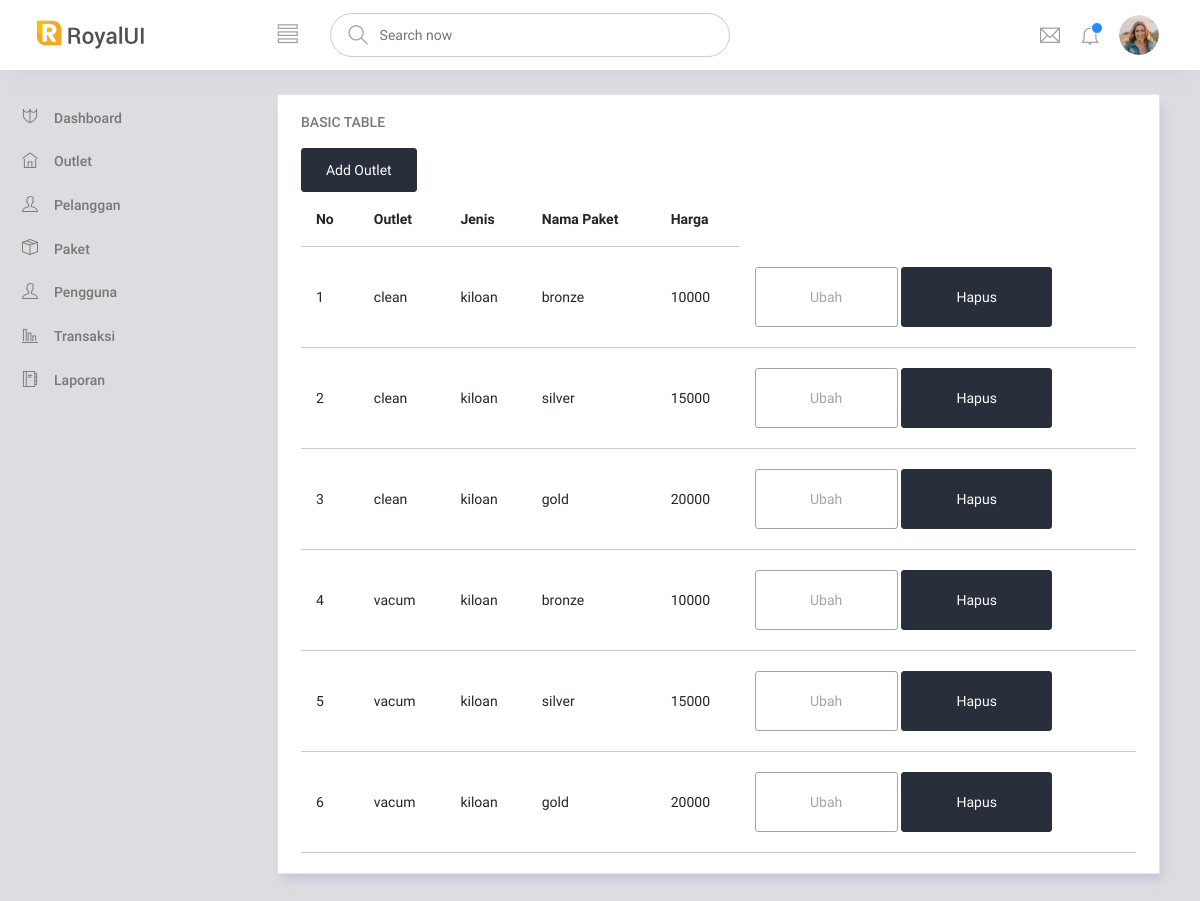
The app's page /admin/pages/paket/paket.php with its own data.
### tables this page shows
CREATE TABLE `tb_paket` (
  `id` int(11) NOT NULL,
  `id_outlet` int(11) NOT NULL,
  `jenis` enum('kiloan','selimut','bed_cover','kaos','lain') NOT NULL,
  `nama_paket` varchar(100) NOT NULL,
  `harga` int(11) NOT NULL
);

CREATE TABLE `tb_outlet` (
  `id` int(11) NOT NULL,
  `nama` varchar(100) NOT NULL,
  `alamat` text NOT NULL,
  `tlp` varchar(15) NOT NULL
);

### admin/pages/paket/paket.php (the view, shortened to what this page needs)
<!DOCTYPE html>
<html lang="en">
<head>
  <link rel="stylesheet" href="../../vendors/ti-icons/css/themify-icons.css">
  <link rel="stylesheet" href="../../vendors/base/vendor.bundle.base.css">
  <link rel="stylesheet" href="../../css/style.css">
</head>
<body>
  <div class="container-scroller">
    <nav class="navbar col-lg-12 col-12 p-0 fixed-top d-flex flex-row">
      <div class="text-center navbar-brand-wrapper d-flex align-items-center justify-content-center">
        <a class="navbar-brand brand-logo me-5" href="../../index.html"><img src="../../images/logo.svg" class="me-2" alt="logo"/></a>
      </div>
      <div class="navbar-menu-wrapper d-flex align-items-center justify-content-end">
        <button class="navbar-toggler navbar-toggler align-self-center" type="button" data-toggle="minimize">
          <span class="ti-view-list"></span>
        </button>
        <ul class="navbar-nav mr-lg-2">
          <li class="nav-item nav-search d-none d-lg-block">
            <div class="input-group">
              <div class="input-group-prepend hover-cursor" id="navbar-search-icon">
                <span class="input-group-text" id="search">
                  <i class="ti-search"></i>
                </span>
              </div>
              <input type="text" class="form-control" id="navbar-search-input" placeholder="Search now" aria-label="search" aria-describedby="search">
            </div>
          </li>
        </ul>
        <ul class="navbar-nav navbar-nav-right">
          <li class="nav-item dropdown me-1">
            <a class="nav-link count-indicator dropdown-toggle d-flex justify-content-center align-items-center" id="messageDropdown" href="#" data-bs-toggle="dropdown">
              <i class="ti-email mx-0"></i>
            </a>
          </li>
          <li class="nav-item dropdown">
            <a class="nav-link count-indicator dropdown-toggle" id="notificationDropdown" href="#" data-bs-toggle="dropdown">
              <i class="ti-bell mx-0"></i>
              <span class="count"></span>
            </a>
          </li>
          <li class="nav-item nav-profile dropdown">
            <a class="nav-link dropdown-toggle" href="#" data-bs-toggle="dropdown" id="profileDropdown">
              <img src="../../images/faces/face28.jpg" alt="profile"/>
            </a>
          </li>
        </ul>
      </div>
    </nav>
    <div class="container-fluid page-body-wrapper">
      <nav class="sidebar sidebar-offcanvas" id="sidebar">
        <ul class="nav">
          <li class="nav-item">
            <a class="nav-link" href="../../nav.php">
              <i class="ti-shield menu-icon"></i>
              <span class="menu-title">Dashboard</span>
            </a>
          </li>
          <li class="nav-item">
            <a class="nav-link" href="../outlet/outlet.php">
            <i class="ti-home menu-icon"></i>
              <span class="menu-title">Outlet</span>
            </a>
          </li>
          <li class="nav-item">
            <a class="nav-link" href="../pelanggan/pelanggan.php">
            <i class="ti-user menu-icon"></i>
              <span class="menu-title">Pelanggan</span>
            </a>
          </li>
          <li class="nav-item">
          <a class="nav-link" href="./paket.php">
              <i class="ti-package menu-icon"></i>
              <span class="menu-title">Paket</span>
            </a>
          </li>
          <li class="nav-item">
            <a class="nav-link" href="../pengguna/pengguna.php">
              <i class="ti-user menu-icon"></i>
              <span class="menu-title">Pengguna</span>
            </a>
          </li>
          <li class="nav-item">
          <a class="nav-link" href="../transaksi/transaksi.php">
              <i class="ti-bar-chart-alt menu-icon"></i>
              <span class="menu-title">Transaksi</span>
            </a>
          </li>
          <li class="nav-item">
            <a class="nav-link" href="../laporan/laporan.php">
              <i class="ti-agenda menu-icon"></i>
              <span class="menu-title">Laporan</span>
            </a>
          </li>
        </ul>
      </nav>
      <div class="main-panel">
        <div class="content-wrapper">
          <div class="row">
            <div class="col-lg-12 grid-margin stretch-card">
              <div class="card">
                <div class="card-body">
                  <h4 class="card-title">Basic Table</h4>
                  <button type="button" class="btn btn-dark" onclick="location.href='./addPaket.php'">Add Outlet</button>
                  <div class="table-responsive">
                    <table class="table">
                      <thead>
                        <tr>
                          <th>No</th>
                          <th>Outlet</th>
                          <th>Jenis</th>
                          <th>Nama Paket</th>
                          <th>Harga</tsh>
                        </tr>
                      </thead>
                      <tbody>
                      <?php
                include "../../../helper/connection.php";
                $qry_paket=mysqli_query($conn,"select tb_paket.*, tb_outlet.id, tb_outlet.nama as nama_outlet from tb_paket, tb_outlet where tb_paket.id_outlet = tb_outlet.id");
                $no=0;
                while($data_paket=mysqli_fetch_array($qry_paket)){
            $no++;?>
                    <tr>
                        <td><?=$no?></td>
                        <td><?=$data_paket['nama_outlet']?></td>
                        <td><?=$data_paket['jenis']?></td>
                        <td><?=$data_paket['nama_paket']?></td>
                        <td><?=$data_paket['harga']?></td>
                        <td><a href='./ubahOutlet.php?id=<?=$data_outlet['id']?>' type="button" class="btn btn-outline-secondary btn-lg btn-block">Ubah</a>
                        <a href='./proces/hapus.php?id=<?=$data_outlet['id']?>'onclick="return confirm('Apakah anda yakin menghapus data ini?')" type="button" class="btn btn-dark btn-lg btn-block">Hapus</a>
                        </td>
                    </tr>
                <?php
            }
        ?>
                      </tbody>
                    </table>
                  </div>
                </div>
              </div>
            </div>
</body>
</html>

### records on screen
tb_paket: id_outlet.nama "clean", jenis "kiloan", nama_paket "bronze", harga "10000"
tb_paket: id_outlet.nama "clean", jenis "kiloan", nama_paket "silver", harga "15000"
tb_paket: id_outlet.nama "clean", jenis "kiloan", nama_paket "gold", harga "20000"
tb_paket: id_outlet.nama "vacum", jenis "kiloan", nama_paket "bronze", harga "10000"
tb_paket: id_outlet.nama "vacum", jenis "kiloan", nama_paket "silver", harga "15000"
tb_paket: id_outlet.nama "vacum", jenis "kiloan", nama_paket "gold", harga "20000"
